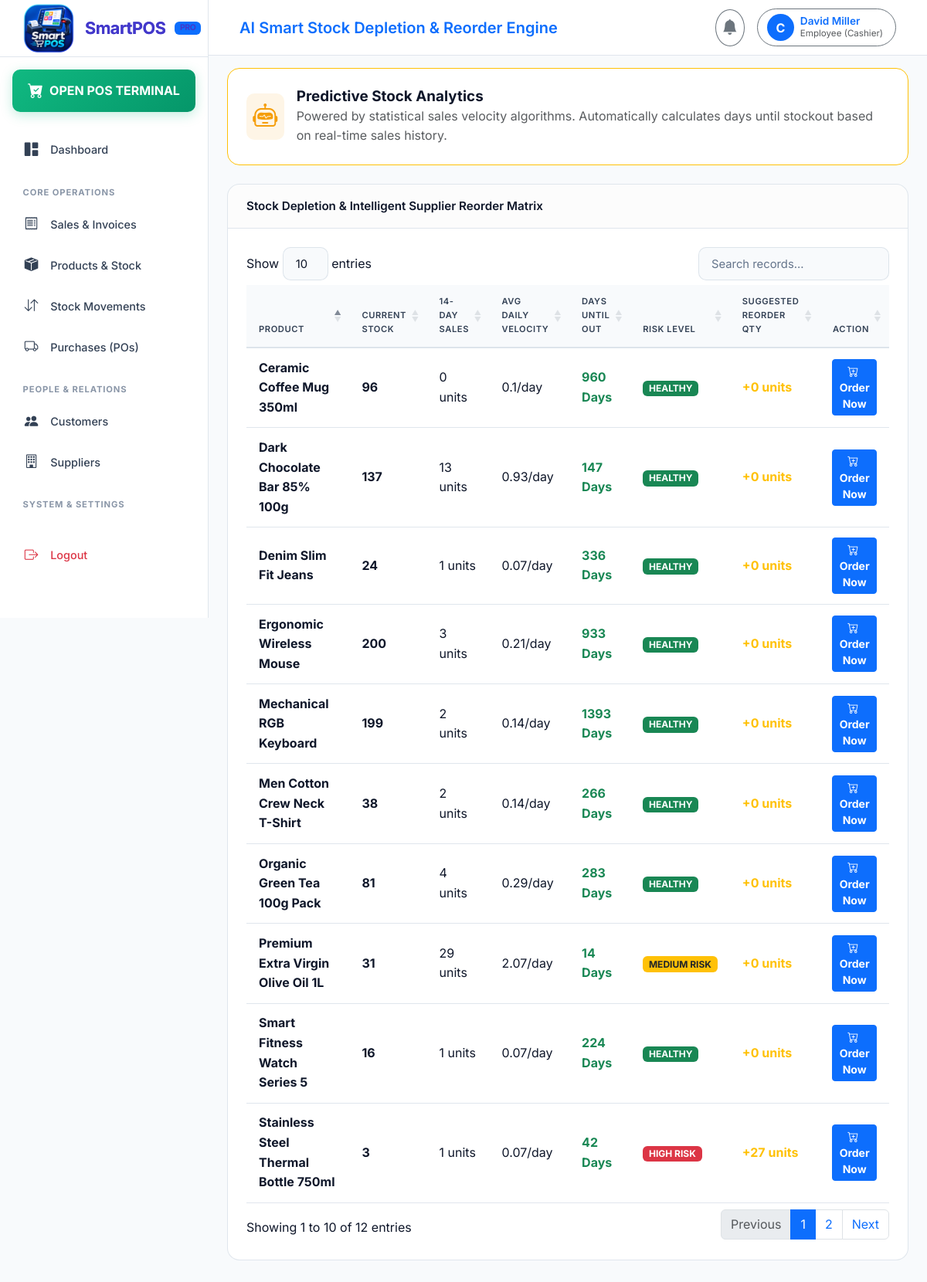
Screenshot of /ai/ (signed in) with the database file from the repository.
### authentication/models.py (models this page shows, shortened)
class User(AbstractUser):
    ROLE_SUPER_ADMIN = 'SUPER_ADMIN'
    ROLE_ADMIN = 'ADMIN'
    ROLE_EMPLOYEE = 'EMPLOYEE'
    ROLE_CUSTOMER = 'CUSTOMER'
    ROLE_CHOICES = [
        (ROLE_SUPER_ADMIN, 'Super Admin'),
        (ROLE_ADMIN, 'Admin (Business Owner)'),
        (ROLE_EMPLOYEE, 'Employee (Cashier)'),
        (ROLE_CUSTOMER, 'Customer'),
    ]
    role = models.CharField(max_length=20, choices=ROLE_CHOICES, default=ROLE_EMPLOYEE)
    business = models.ForeignKey(Business, on_delete=models.CASCADE, null=True, blank=True, related_name='users')
    branch = models.ForeignKey('branches.Branch', on_delete=models.SET_NULL, null=True, blank=True, related_name='users')
    phone = models.CharField(max_length=30, blank=True, null=True)
    profile_picture = models.ImageField(upload_to='profile_pics/', null=True, blank=True)
    status = models.BooleanField(default=True)
    created_at = models.DateTimeField(auto_now_add=True)
    updated_at = models.DateTimeField(auto_now=True)
    def is_super_admin(self):
        return self.role == self.ROLE_SUPER_ADMIN or self.is_superuser
    def is_admin(self):
        return self.role in [self.ROLE_ADMIN, self.ROLE_SUPER_ADMIN] or self.is_superuser

### products/models.py (models this page shows, shortened)
class Product(models.Model):
    business = models.ForeignKey('authentication.Business', on_delete=models.CASCADE, related_name='products')
    category = models.ForeignKey(Category, on_delete=models.CASCADE, related_name='products')
    brand = models.ForeignKey(Brand, on_delete=models.SET_NULL, null=True, blank=True, related_name='products')
    supplier = models.ForeignKey('suppliers.Supplier', on_delete=models.SET_NULL, null=True, blank=True, related_name='products')
    name = models.CharField(max_length=200)
    barcode = models.CharField(max_length=100, unique=True)
    sku = models.CharField(max_length=100, unique=True)
    purchase_price = models.DecimalField(max_digits=12, decimal_places=2, default=0.00)
    selling_price = models.DecimalField(max_digits=12, decimal_places=2, default=0.00)
    tax_rate = models.DecimalField(max_digits=5, decimal_places=2, default=0.00)  # percentage
    discount_rate = models.DecimalField(max_digits=5, decimal_places=2, default=0.00) # percentage
    stock_quantity = models.IntegerField(default=0)
    min_stock_level = models.IntegerField(default=5)
    description = models.TextField(blank=True, null=True)
    image = models.ImageField(upload_to='products/', null=True, blank=True)
    status = models.BooleanField(default=True)
    created_at = models.DateTimeField(auto_now_add=True)
    updated_at = models.DateTimeField(auto_now=True)
    @property
    def is_low_stock(self):
        return self.stock_quantity <= self.min_stock_level

### ai/views.py (the view)
# urls.py: path('', views.ai_forecast_view, name='ai_forecast'),
@login_required
def ai_forecast_view(request):
    business = request.user.business
    products = Product.objects.filter(business=business) if business else Product.objects.all()
    forecast_data = []
    for p in products:
        two_weeks_ago = datetime.date.today() - datetime.timedelta(days=14)
        sold_qty = SaleItem.objects.filter(product=p, sale__created_at__date__gte=two_weeks_ago).aggregate(total=Sum('quantity'))['total'] or 0
        avg_daily_sales = sold_qty / 14.0 if sold_qty > 0 else 0.1
        days_remaining = int(p.stock_quantity / avg_daily_sales) if avg_daily_sales > 0 else 999
        suggested_reorder = max(0, (p.min_stock_level * 3) - p.stock_quantity)
        forecast_data.append({
            'product': p,
            'sold_14_days': sold_qty,
            'avg_daily_sales': round(avg_daily_sales, 2),
            'days_remaining': days_remaining,
            'suggested_reorder': suggested_reorder,
            'risk_level': 'HIGH' if days_remaining <= 5 or p.is_low_stock else ('MEDIUM' if days_remaining <= 14 else 'LOW'),
        })
    forecast_data = sorted(forecast_data, key=lambda x: x['days_remaining'])
    return render(request, 'ai/forecast.html', {'forecasts': forecast_data})

### templates/ai/forecast.html
{% extends 'base.html' %}
{% block header_title %}AI Smart Stock Depletion & Reorder Engine{% endblock %}
{% block content %}
<div class="row mb-4">
    <div class="col-12">
        <div class="card card-custom p-4 bg-gradient border-warning">
            <div class="d-flex align-items-center gap-3">
                <div class="stat-icon warning" style="width: 60px; height: 60px; font-size: 2rem;">
                    <i class="bi bi-robot"></i>
                </div>
                <div>
                    <h4 class="fw-bold text-light m-0">Predictive Stock Analytics</h4>
                    <p class="text-muted m-0">Powered by statistical sales velocity algorithms. Automatically calculates days until stockout based on real-time sales history.</p>
                </div>
            </div>
        </div>
    </div>
</div>
<div class="card card-custom">
    <div class="card-header">
        <span>Stock Depletion & Intelligent Supplier Reorder Matrix</span>
    </div>
    <div class="card-body">
        <div class="table-responsive">
            <table class="table table-custom datatable align-middle">
                <thead>
                    <tr>
                        <th>Product</th>
                        <th>Current Stock</th>
                        <th>14-Day Sales</th>
                        <th>Avg Daily Velocity</th>
                        <th>Days Until Out</th>
                        <th>Risk Level</th>
                        <th>Suggested Reorder Qty</th>
                        <th class="text-end">Action</th>
                    </tr>
                </thead>
                <tbody>
                    {% for f in forecasts %}
                    <tr>
                        <td class="fw-bold text-light">{{ f.product.name }}</td>
                        <td class="fw-bold">{{ f.product.stock_quantity }}</td>
                        <td>{{ f.sold_14_days }} units</td>
                        <td>{{ f.avg_daily_sales }}/day</td>
                        <td class="fw-bold fs-6">
                            {% if f.days_remaining <= 5 %}
                            <span class="text-danger">{{ f.days_remaining }} Days</span>
                            {% else %}
                            <span class="text-success">{{ f.days_remaining }} Days</span>
                            {% endif %}
                        </td>
                        <td>
                            {% if f.risk_level == 'HIGH' %}
                            <span class="badge bg-danger">HIGH RISK</span>
                            {% elif f.risk_level == 'MEDIUM' %}
                            <span class="badge bg-warning text-dark">MEDIUM RISK</span>
                            {% else %}
                            <span class="badge bg-success">HEALTHY</span>
                            {% endif %}
                        </td>
                        <td class="fw-bold text-warning">+{{ f.suggested_reorder }} units</td>
                        <td class="text-end">
                            <a href="{% url 'purchase_create' %}" class="btn btn-sm btn-primary fw-bold"><i class="bi bi-cart-plus me-1"></i> Order Now</a>
                        </td>
                    </tr>
                    {% empty %}
                    <tr>
                        <td colspan="8" class="text-center text-muted py-4">No product velocity data available.</td>
                    </tr>
                    {% endfor %}
                </tbody>
            </table>
        </div>
    </div>
</div>
{% endblock %}

### templates/base.html (shortened to what this page needs)
{% load static %}
<!DOCTYPE html>
<html lang="en">
<head>
    <link href="https://cdn.jsdelivr.net/npm/bootstrap@5.3.2/dist/css/bootstrap.min.css" rel="stylesheet">
    <link rel="stylesheet" href="https://cdn.jsdelivr.net/npm/bootstrap-icons@1.11.2/font/bootstrap-icons.min.css">
    <link rel="stylesheet" href="https://cdn.datatables.net/1.13.7/css/dataTables.bootstrap5.min.css">
    <link rel="stylesheet" href="{% static 'css/style.css' %}">
</head>
<body>
    <aside id="sidebar">
        <div class="sidebar-brand">
            <img
                src="{% static 'images/favicon.png' %}"
                alt="SmartPOS Logo"
                class="sidebar-brand-icon"
            >
            <span>SmartPOS</span>
            <span class="badge bg-primary text-uppercase" style="font-size: 0.65rem;">
                Pro
            </span>
        </div>
        <div class="p-3 pb-0">
            <a href="{% url 'pos_terminal' %}" class="nav-link pos-btn text-center justify-content-center py-2 rounded-3">
                <i class="bi bi-cart-check-fill fs-5 me-2"></i>
                <span class="fw-bold">OPEN POS TERMINAL</span>
            </a>
        </div>
        <ul class="sidebar-nav mt-3">
            <li class="nav-item">
                <a href="{% url 'dashboard' %}" class="nav-link {% if request.resolver_match.url_name == 'dashboard' %}active{% endif %}">
                    <i class="bi bi-grid-1x2-fill"></i>
                    <span>Dashboard</span>
                </a>
            </li>
            <li class="nav-label">Core Operations</li>
            <li class="nav-item">
                <a href="{% url 'sales_list' %}" class="nav-link {% if 'sales' in request.path %}active{% endif %}">
                    <i class="bi bi-receipt"></i>
                    <span>Sales & Invoices</span>
                </a>
            </li>
            <li class="nav-item">
                <a href="{% url 'products_list' %}" class="nav-link {% if 'products' in request.path %}active{% endif %}">
                    <i class="bi bi-box-seam-fill"></i>
                    <span>Products & Stock</span>
                </a>
            </li>
            <li class="nav-item">
                <a href="{% url 'inventory_list' %}" class="nav-link {% if 'inventory' in request.path %}active{% endif %}">
                    <i class="bi bi-arrow-down-up"></i>
                    <span>Stock Movements</span>
                </a>
            </li>
            <li class="nav-item">
                <a href="{% url 'purchases_list' %}" class="nav-link {% if 'purchases' in request.path %}active{% endif %}">
                    <i class="bi bi-truck"></i>
                    <span>Purchases (POs)</span>
                </a>
            </li>
            <li class="nav-label">People & Relations</li>
            <li class="nav-item">
                <a href="{% url 'customers_list' %}" class="nav-link {% if 'customers' in request.path %}active{% endif %}">
                    <i class="bi bi-people-fill"></i>
                    <span>Customers</span>
                </a>
            </li>
            <li class="nav-item">
                <a href="{% url 'suppliers_list' %}" class="nav-link {% if 'suppliers' in request.path %}active{% endif %}">
                    <i class="bi bi-building"></i>
                    <span>Suppliers</span>
                </a>
            </li>
            <li class="nav-label">System & Settings</li>
            <li class="nav-item mt-4 mb-5">
                <a href="{% url 'logout' %}" class="nav-link text-danger">
                    <i class="bi bi-box-arrow-right"></i>
                    <span>Logout</span>
                </a>
            </li>
        </ul>
    </aside>
    <div id="main-content">
        <header class="top-navbar">
            <div class="d-flex align-items-center gap-3">
                <div class="fw-semibold text-primary fs-5">
                    {% block header_title %}{{ current_business.name|default:"SmartPOS Enterprise" }}{% endblock %}
                </div>
            </div>
            <div class="d-flex align-items-center gap-3">
                <div class="dropdown">
                    <button class="btn btn-outline-secondary position-relative rounded-circle p-2" type="button" data-bs-toggle="dropdown">
                        <i class="bi bi-bell-fill fs-5"></i>
                    </button>
                </div>
                <div class="dropdown">
                    <button class="btn btn-outline-secondary d-flex align-items-center gap-2 rounded-pill pe-3" type="button" data-bs-toggle="dropdown">
                        <div class="bg-primary text-white rounded-circle d-flex align-items-center justify-content-center fw-bold" style="width: 35px; height: 35px;">
                            {{ user.username|slice:":1"|upper }}
                        </div>
                        <div class="text-start d-none d-sm-block">
                            <div class="fw-semibold text-primary" style="font-size: 0.85rem; line-height: 1.2;">{{ user.get_full_name|default:user.username }}</div>
                            <div class="text-muted" style="font-size: 0.725rem;">{{ user.get_role_display }}</div>
                        </div>
                    </button>
                </div>
            </div>
        </header>
        <div class="container-fluid pt-3 px-4">
        </div>
        <main class="container-fluid px-4 pb-5 flex-grow-1">
            {% block content %}{% endblock %}
        </main>
    </div>
</body>
</html>

### rows the page displays
User: username "C", get_full_name "David Miller", role "Employee (Cashier)"
Product: product.name "Premium Extra Virgin Olive Oil 1L", product.stock_quantity "31", sold_14_days "29", avg_daily_sales "2.07", days_remaining "14", shows "MEDIUM RISK", suggested_reorder "0"
Product: product.name "Stainless Steel Thermal Bottle 750ml", product.stock_quantity "3", sold_14_days "1", avg_daily_sales "0.07", days_remaining "42", shows "HIGH RISK", suggested_reorder "27"
Product: product.name "Dark Chocolate Bar 85% 100g", product.stock_quantity "137", sold_14_days "13", avg_daily_sales "0.93", days_remaining "147", shows "HEALTHY", suggested_reorder "0"
Product: product.name "Smart Fitness Watch Series 5", product.stock_quantity "16", sold_14_days "1", avg_daily_sales "0.07", days_remaining "224", shows "HEALTHY", suggested_reorder "0"
Product: product.name "Men Cotton Crew Neck T-Shirt", product.stock_quantity "38", sold_14_days "2", avg_daily_sales "0.14", days_remaining "266", shows "HEALTHY", suggested_reorder "0"
Product: product.name "Organic Green Tea 100g Pack", product.stock_quantity "81", sold_14_days "4", avg_daily_sales "0.29", days_remaining "283", shows "HEALTHY", suggested_reorder "0"
Product: product.name "Denim Slim Fit Jeans", product.stock_quantity "24", sold_14_days "1", avg_daily_sales "0.07", days_remaining "336", shows "HEALTHY", suggested_reorder "0"
Product: product.name "Ergonomic Wireless Mouse", product.stock_quantity "200", sold_14_days "3", avg_daily_sales "0.21", days_remaining "933", shows "HEALTHY", suggested_reorder "0"
Product: product.name "Ceramic Coffee Mug 350ml", product.stock_quantity "96", sold_14_days "0", avg_daily_sales "0.1", days_remaining "960", shows "HEALTHY", suggested_reorder "0"
Product: product.name "Mechanical RGB Keyboard", product.stock_quantity "199", sold_14_days "2", avg_daily_sales "0.14", days_remaining "1393", shows "HEALTHY", suggested_reorder "0"
